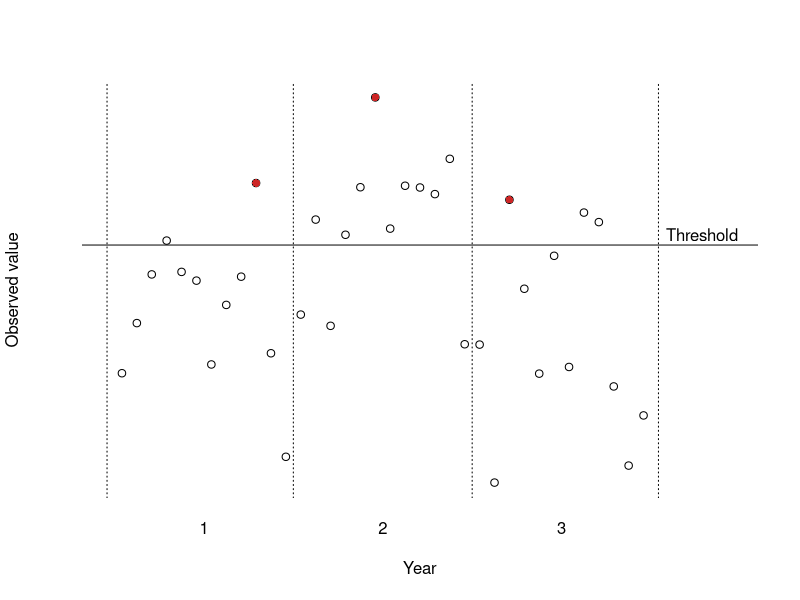
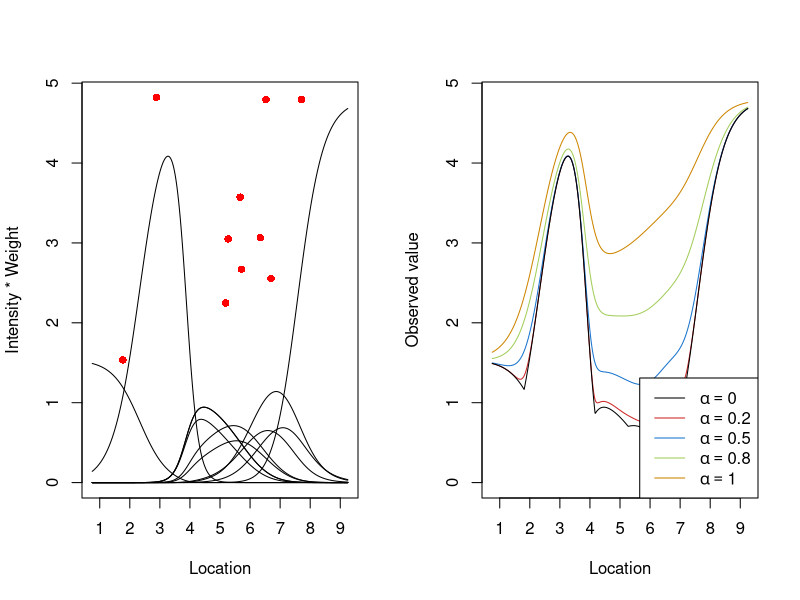
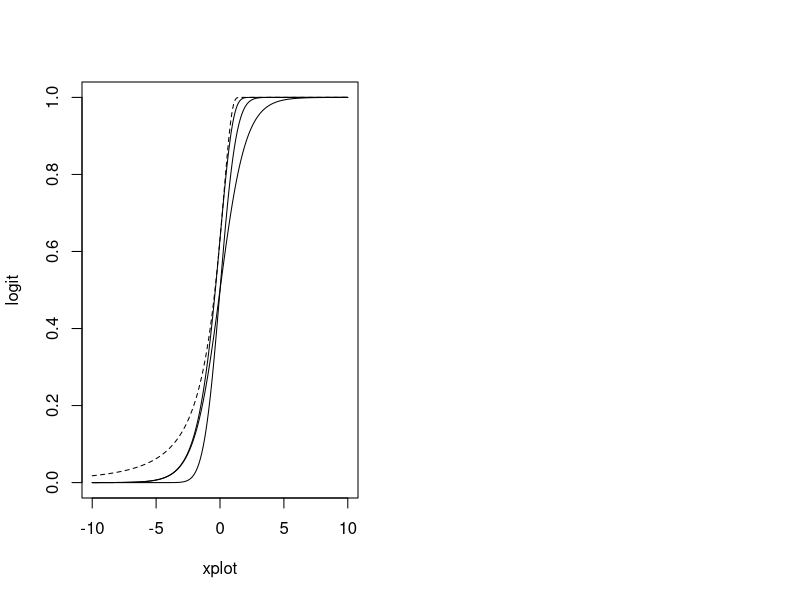
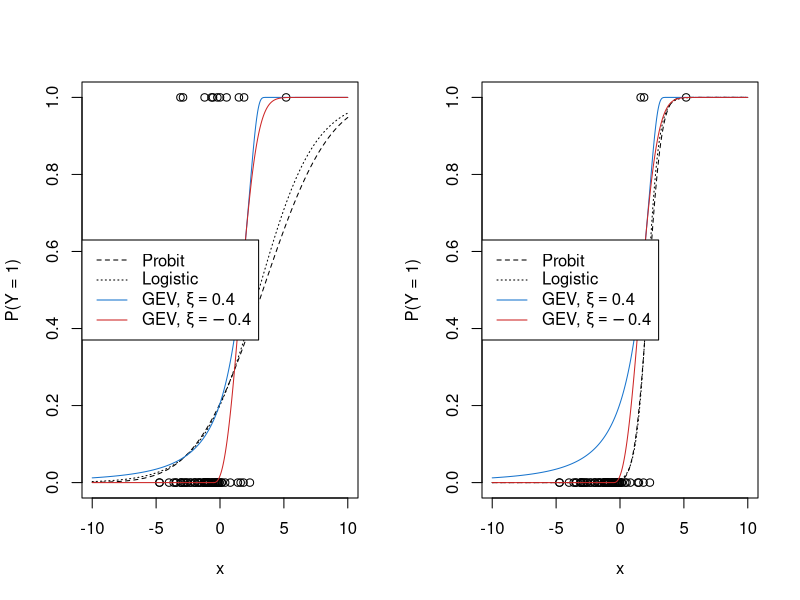

Reproduce these figures in R, in order.
rm(list=ls())
set.seed(200)
months <- seq(1:36)
month1 <- rnorm(12, 0.5, 0.5) - (months[1:12] - 6.5)^2 / 50
month2 <- rnorm(12, 1, 0.3) - (months[1:12] - 6.5)^2 / 50
month3 <- rnorm(12, 0.5, 0.5) - (months[1:12] - 6.5)^2 / 50

plot(months, c(month1, month2, month3), ylab="Observed value", xlab="Year",
     axes=F, xlim=c(0, 42))
axis(1, at=c(6.5, 18.5, 30.5), labels=c(1, 2, 3), lwd=0)
points(months[c(10, 18, 27)], c(month1[10], month2[6], month3[3]), pch=16,
       col="firebrick3")
abline(v=c(0, 12.5, 24.5, 37), lty=3)
abline(h=0.63)
text(x=37.5, y=0.65, adj=c(0, 0), labels="Threshold")

set.seed(200)
knots <- runif(10, 1, 9)
xplot <- seq(0.75, 9.25, 0.01)
rho <- 0.5
weight <- matrix(0, nrow=length(knots), ncol=length(xplot))
for (i in 1:length(knots)) {
  weight[i, ] <- exp(-0.5 * (xplot - knots[i])^2 / rho)
}
sumweight <- apply(weight, 2, sum)
for(j in 1:length(xplot)) {
  weight[, j] <- weight[, j] / sumweight[j]
}

intensity <- rgamma(length(knots), 10, 3)
intensity.weight <- matrix(0, nrow=length(knots), ncol=length(xplot))
for (k in 1:length(knots)) {
  intensity.weight[k, ] <- intensity[k] * weight[k, ]
}


value.0.0 <- value.0.2 <- value.0.5 <- value.0.8 <- value.1 <- rep(0, length(xplot))

alpha <- 0.5
for (i in 1:length(xplot)) {
  value.0.5[i] <- (sum((intensity * weight[, i])^(1 / alpha)))^alpha
}

alpha <- 0.8
for (i in 1:length(xplot)) {
  value.0.8[i] <- (sum((intensity * weight[, i])^(1 / alpha)))^alpha
}

alpha <- 0.2
for (i in 1:length(xplot)) {
  value.0.2[i] <- (sum((intensity * weight[, i])^(1 / alpha)))^alpha
}

alpha <- 0
for (i in 1:length(xplot)) {
  value.0.0[i] <- max(intensity * weight[, i])
}

alpha <- 1
for (i in 1:length(xplot)) {
  value.1[i] <-sum((intensity * weight[, i]))
}

quartz(width=12, height=6)
par(mfrow=c(1, 2))
range <- range(intensity.weight, intensity)
plot(xplot, intensity[1] * weight[1, ], type="l", ylim=range,
    ylab="Intensity * Weight", xlab="Location", xaxt="n")
axis(1, at=c(1:9))
for (k in 1:length(knots)) {
  lines(xplot, intensity[k] * weight[k, ])
}
points(knots, intensity, pch=16, col="red")

plot(xplot, value.0.2, type="l", ylim=range,
     xaxt="n", xlab="Location", ylab="Observed value", col="firebrick3")
lines(xplot, value.0.5, col="dodgerblue3")
lines(xplot, value.0.8, col="darkolivegreen3")
lines(xplot, value.0.0, col="black")
lines(xplot, value.1, col="orange3")
axis(1, at=c(1:9))
legend1 <- as.expression(bquote(alpha==0.0))
legend2 <- as.expression(bquote(alpha==0.2))
legend3 <- as.expression(bquote(alpha==0.5))
legend4 <- as.expression(bquote(alpha==0.8))
legend5 <- as.expression(bquote(alpha==1.0))
legend("bottomright", legend=c(legend1, legend2, legend3, legend4, legend5), lty=1,
       col=c("black", "firebrick3", "dodgerblue3", "darkolivegreen3", "orange3"))


# link functions
rm(list=ls())
library(evd)
set.seed(200)
x <- rnorm(70, -1, 2)
xplot <- seq(-10, 10, 0.01)
logit <- exp(xplot) / (1 + exp(xplot))
probit <- pnorm(xplot)
cloglog <- 1 - exp(-exp(xplot))
xi <- 0.4
gev <- 1 - pgev(-xplot, shape=xi)
plot(xplot, logit, type="l")
lines(xplot, probit)
lines(xplot, cloglog)
lines(xplot, gev, lty=2)

exceed <- 2
y.norm <- x + rnorm(length(x), 0, 1)
y.bin.norm <- (y.norm > exceed)

y.gev <- x + rgev(length(x), 0, 1, xi)
y.bin.gev <- (y.gev > exceed)

y.gev.2 <- x + rgev(length(x), 0, 1, -xi)
y.bin.gev.2 <- (y.gev.2 > exceed)

probit.1 <- glm(y.bin.gev ~ x, family=binomial(link="probit"))
probit.1.int <- probit.1$coef[1]
probit.1.slope <- probit.1$coef[2]
probit.1.xbeta <- probit.1.int + probit.1.slope * xplot
logit.1 <- glm(y.bin.gev ~ x, family=binomial)
logit.1.int <- logit.1$coef[1]
logit.1.slope <- logit.1$coef[2]
logit.1.xbeta <- logit.1.int + logit.1.slope * xplot

probit.2 <- glm(y.bin.gev.2 ~ x, family=binomial(link="probit"))
probit.2.int <- probit.2$coef[1]
probit.2.slope <- probit.2$coef[2]
probit.2.xbeta <- probit.2.int + probit.2.slope * xplot
logit.2 <- glm(y.bin.gev.2 ~ x, family=binomial)
logit.2.int <- logit.2$coef[1]
logit.2.slope <- logit.2$coef[2]
logit.2.xbeta <- logit.2.int + logit.2.slope * xplot

yplot.prob.1 <- pnorm(probit.1.xbeta)
yplot.logit.1 <- exp(logit.1.xbeta) / (1 + exp(logit.1.xbeta))
yplot.prob.2 <- pnorm(probit.2.xbeta)
yplot.logit.2 <- exp(logit.2.xbeta) / (1 + exp(logit.2.xbeta))
yplot.gev <- 1 - pgev(exceed - xplot, 0, 1, xi)
yplot.cloglog <- 1 - exp(-exp(-(exceed - xplot)))
yplot.gev.2 <- 1 - pgev(exceed - xplot, 0, 1, -xi)

quartz(width=11, height=5.5)
par(mfrow=c(1, 2))
plot(x, y.bin.gev, ylab="P(Y = 1)", xlab="x", xlim=c(-10, 10))
lines(xplot, yplot.prob.1, lty=2)
lines(xplot, yplot.logit.1, lty=3)
lines(xplot, yplot.gev, lty=1, col="dodgerblue3")
lines(xplot, yplot.gev.2, lty=1, col="firebrick3")
legend3 <- as.expression(bquote(paste("GEV, ", xi==0.4)))
legend4 <- as.expression(bquote(paste("GEV, ", xi==-0.4)))
legend("left", legend=c("Probit", "Logistic", legend3, legend4),
       lty=c(2, 3, 1, 1), col=c("black", "black", "dodgerblue3", "firebrick3"))

plot(x, y.bin.gev.2, ylab="P(Y = 1)", xlab="x", xlim=c(-10, 10))
lines(xplot, yplot.prob.2, lty=2)
lines(xplot, yplot.logit.2, lty=3)
lines(xplot, yplot.gev, lty=1, col="dodgerblue3")
lines(xplot, yplot.gev.2, lty=1, col="firebrick3")
legend3 <- as.expression(bquote(paste("GEV, ", xi==0.4)))
legend4 <- as.expression(bquote(paste("GEV, ", xi==-0.4)))
legend("left", legend=c("Probit", "Logistic", legend3, legend4),
       lty=c(2, 3, 1, 1), col=c("black", "black", "dodgerblue3", "firebrick3"))
